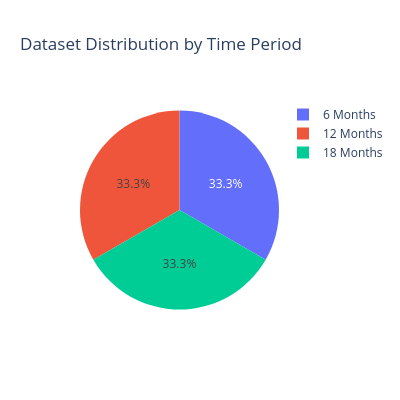

Source (notebook cell):
### Markdown cell above
# Dataset Distribution by Time Period

### Code cell
df_pie = df['Time_Period'].value_counts().reset_index()
df_pie.columns = ['Time_Period', 'count']

fig = px.pie(df_pie,
             names='Time_Period',
             values='count',
             title='Dataset Distribution by Time Period',
             width=400,
             height=400)

fig.show()

### Figure 1 — Plotly figure (JSON) as saved in the notebook; plotly's stock layout.template omitted (floating-point values rounded to 4 significant figures)
{"data": [{"domain": {"x": [0, 1], "y": [0, 1]}, "hovertemplate": "Time_Period=%{label}<br>count=%{value}<extra></extra>", "labels": ["6 Months", "12 Months", "18 Months"], "legendgroup": "", "name": "", "showlegend": true, "type": "pie", "values": [305, 305, 305]}], "layout": {"height": 400, "legend": {"tracegroupgap": 0}, "title": {"text": "Dataset Distribution by Time Period"}, "width": 400}}
